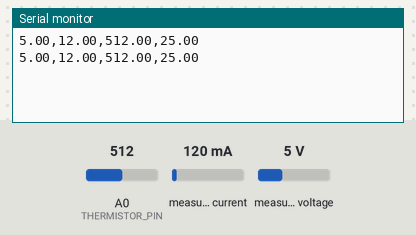
A sketch run on a simulated Arduino Uno, built with avr-gcc and run on an emulated ATmega328P. Shown: the last lines printed to the serial monitor. Wiring (inferred from the names in the program): INA219 current sensor at I2C address 0x40. The inputs (shaded band) are chosen by the test bench; at power-on: A0 (THERMISTOR_PIN) = 512, measured current 120 mA, measured voltage 5 V.

Above: at 1.8 s.
1.9 s: A0 (THERMISTOR_PIN) set to 0
At 2.8 s:
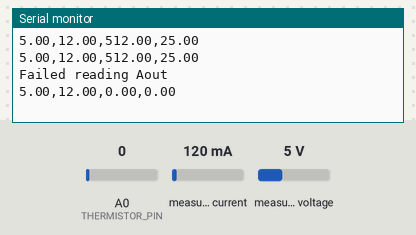
4.5 s: measured current set to 40 mA
At 5.7 s:
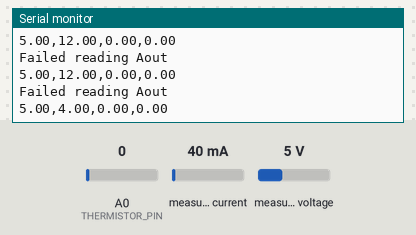
6.0 s: measured voltage set to 0.3 V
At 6.5 s:
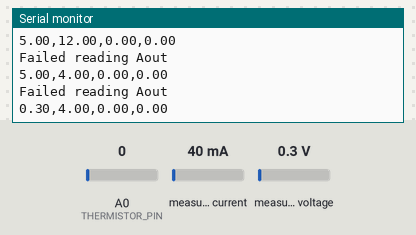
7.5 s: A0 (THERMISTOR_PIN) set to 18
At 8.7 s:
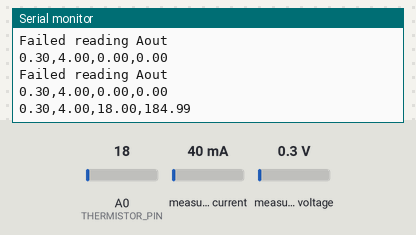
9.0 s: measured current set to 500 mA
At 9.6 s:
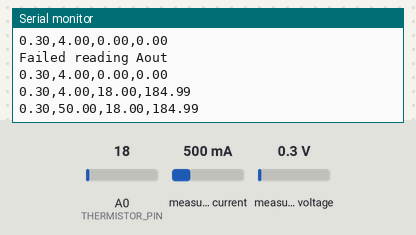
Timing chart, 0 to 11.5 s (numbered marks = the images above; inputs shaded):
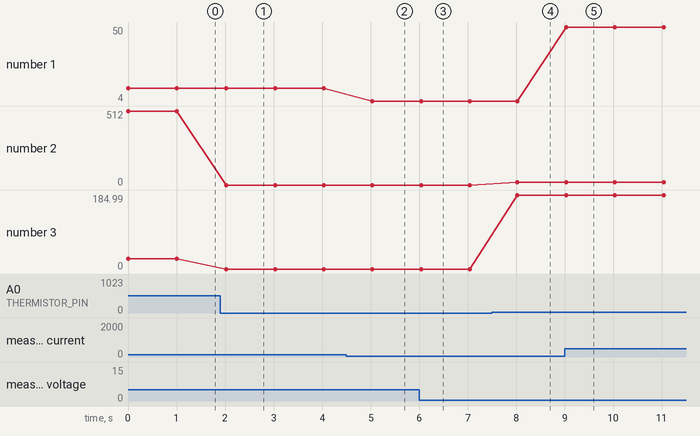

Measured:
- after the input at 1.9 s, the serial monitor: prints a new line after 0.11 s (image 1)
- after the input at 4.5 s, the serial monitor: prints a new line after 0.54 s (image 2)
- after the input at 6.0 s, the serial monitor: prints a new line at once (image 3)
- after the input at 7.5 s, the serial monitor: prints a new line after 0.53 s (image 4)
- after the input at 9.0 s, the serial monitor: prints a new line at once (image 5)
- plotted number 1: 12 → 4 after the input at 4.5 s, 4 → 50 after the input at 9.0 s
- plotted number 2: 512 → 0 after the input at 1.9 s, 0 → 18 after the input at 7.5 s
- plotted number 3: 25 → 0 after the input at 1.9 s, 0 → 184.99 after the input at 7.5 s

The sketch:

INA219_103AT-2.ino
```cpp
#include <math.h>
#include <Wire.h>

//INA219用設定
int16_t BusVoltage, ShuntVoltage;
//INA219用設定終わり

//103AT-2用設定・関数
#define THERMISTOR_PIN A0 // nano every A0ピン
//#define THERMISTOR_PIN A0 //A0ピン uno

const float DIVIDER = 10000.0; // 分圧抵抗10kΩ
const float T0 = 298.15;  //25℃時の華氏 273.15+25
const float R0 = 10000.0; //25℃時の抵抗値,103AT-2
const float B = 3435.0;   //B定数、25℃時に計測

/*float calcTemp(float Rt) {
  float T = (1/(1/T0 + 1/B * log(Rt/R0)))-273.15;
  return T;
}*/

float calcTemp(float Aout) { //103AT-2での温度計測用関数

  //Serial.println(Aout);
  if (Aout == NULL){
    Serial.println("Failed reading Aout");
    return;
  }

  float Rt = DIVIDER * Aout / (1024.0 - Aout); //103ATの抵抗値計算　
  float T = (1/(1/T0 + 1/B * log(Rt/R0)))-273.15;

  return T;
}
//103AT-2用終わり

int16_t BusVoltageF() { //Get BusVoltage用関数
  Wire.beginTransmission(0x40);                 //デバイスアドレス
  Wire.write(0x02);                             //BusVoltageレジスタ
  Wire.endTransmission();
  Wire.requestFrom(0x40, 16);
  while (Wire.available() < 16);
  BusVoltage = Wire.read() << 8 | Wire.read();

  return BusVoltage = (BusVoltage >> 3) * 4;
}

int16_t ShuntVoltageF(){ //Get ShuntVoltage用関数
  Wire.beginTransmission(0x40);                 //デバイスアドレス
  Wire.write(0x01);                             //ShuntVoltageレジスタ
  Wire.endTransmission();
  Wire.requestFrom(0x40, 16);
  while (Wire.available() < 16);

  return ShuntVoltage = Wire.read() << 8 | Wire.read();
}

void setup() {
  //103AT-2用 初期設定
  Serial.begin(9600);
  pinMode(THERMISTOR_PIN, INPUT);

  //INA219用　初期設定
  //Serial.begin(115200);
  Wire.begin();
  Wire.setClock(400000);

  int16_t config_value = 0x399F;           //デフォルト
  Wire.beginTransmission(0x40);            //デバイスアドレス
  Wire.write(0x00);                        //configアドレス
  Wire.write((config_value >> 8) & 0xFF);
  Wire.write(config_value & 0xFF);
  Wire.endTransmission();
  //INA219用設定終わり

}


void loop() {
  float Aout = float(analogRead(THERMISTOR_PIN));
  float temp = calcTemp(Aout);  //103AT-2での計測結果

  int16_t BusVoltage = BusVoltageF();
  int16_t ShuntVoltage = ShuntVoltageF(); //INA219での計測結果

  //Serial.print("BusVoltage");
  Serial.print(BusVoltage * 0.001);
  //Serial.print("V");
  Serial.print(",");
  //Serial.print("ShuntVoltage");
  Serial.print(ShuntVoltage * 0.01);
  //Serial.print("mV");
  Serial.print(",");

  //ラズパイへのシリアル通信・計測結果送信
  Serial.print(Aout);
  Serial.print(",");
  Serial.println(temp);
  delay(1000);

}
```
